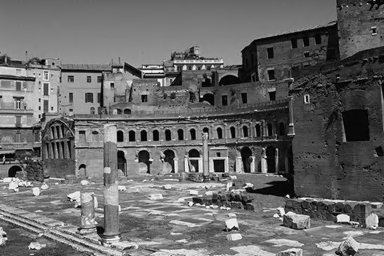
#> input picture Homework1/22.png, 384 x 256 px, found by its file name
$ python DFT.py
#> lines starting #> are read from the running program, lines starting #| are printed output that depends on the picture; after the words box and inside, x2 and y2 are one past the last pixel; in counts of white or black regions, pixels touching at a corner belong together
import numpy as np
from PIL import Image
import matplotlib.pyplot as plt

def divide(tar_matrix, size):
    for i in range(tar_matrix.shape[0]):
        for j in range(tar_matrix.shape[1]):
            tar_matrix[i][j] = np.floor(tar_matrix[i][j]/(size**2))
    return tar_matrix

def filter2d_freq(sourceImage, filter):
    M = sourceImage.shape[0]
    N = sourceImage.shape[1]
    P = 2*M
    Q = 2*N

    # padding sourceImage and centralization
    padding_image_matrix = np.zeros((P, Q), dtype=int)
    padding_image_matrix[0:M, 0:N] = sourceImage
    for i in range(P):
        for j in range(Q):
            padding_image_matrix[i][j] = padding_image_matrix[i][j]*(-1)**(i+j)

    # padding filter and centralization
    padding_filter_matrix = np.zeros((P, Q), dtype=int)
    padding_filter_matrix[0:filter.shape[0], 0:filter.shape[1]] = filter
    for i in range(P):
        for j in range(Q):
            padding_filter_matrix[i][j] = padding_filter_matrix[i][j]*(-1)**(i+j)

    dft_image_matrix = dft2d(padding_image_matrix, 0)
    dft_filter_matrix = dft2d(padding_filter_matrix, 0)
    ret_freq_matrix = dft_image_matrix*dft_filter_matrix

    temp = dft2d(ret_freq_matrix, 1)

    for i in range(P):
        for j in range(Q):
            temp[i][j] = temp[i][j]*(-1)**(i+j)

    result = np.array((M, N), dtype=int)
    result = temp[0:M, 0:N]

    return result

def visible(dft_matrix):
    height = dft_matrix.shape[0]
    width = dft_matrix.shape[1]
    pattern = np.zeros((height, width), dtype=int)
    for x in range(dft_matrix.shape[0]):
        for y in range(dft_matrix.shape[1]):
            pattern[x][y] = np.floor(np.sqrt(dft_matrix[x][y].real**2 + dft_matrix[x][y].imag**2))
            # log transform using ret = 1 + log(|F(u, v)|)
            pattern[x][y] = 1 + np.log(pattern[x][y])

    # calibration using ret = K*(f-f_min)/(f_max-f_min) with K is the grey level maximun
    pattern_min = pattern.min()
    pattern_max = pattern.max()
    f_max = pattern_max-pattern_min
    ret = np.zeros((pattern.shape[0], pattern.shape[1]), dtype=int)
    for x in range(pattern.shape[0]):
        for y in range(pattern.shape[1]):
            ret[x][y] = np.floor(255*((pattern[x][y]-pattern_min)/f_max))

    return ret


def dft_matrix(N, flags):
    i, j = np.meshgrid(np.arange(N), np.arange(N))
    if flags is 0:
        omega = np.exp(-2*1J*np.pi/N)
    elif flags is 1:
        omega = np.exp(2*1J*np.pi/N)
    ret = np.power(omega, i*j)
    return ret

def dft2d(sourceImage, flags):
    height = sourceImage.shape[0]
    width = sourceImage.shape[1]

    # dft
    if flags is 0:
        output = np.zeros((height, width), dtype=complex)
        # centralization
        shift_image =  np.zeros((height, width), dtype=int)
        for x in range(height):
            for y in range(width):
                shift_image[x][y] = sourceImage[x][y] * (-1)**(x+y)
        output = dft_matrix(height, 0).dot(shift_image).dot(dft_matrix(width, 0))

    # idft
    elif flags is 1:
        output = np.zeros((height, width), dtype=int)
        calculate_matrix = np.zeros((height, width), dtype=complex)
        calculate_matrix = dft_matrix(height, 1).dot(sourceImage).dot(dft_matrix(width, 1))
        for x in range(height):
            for y in range(width):
                output[x][y] = np.floor(calculate_matrix[x][y].real*(-1)**(x+y)/(height*width))

    return output


def start():
    sourceImage = np.array(Image.open('22.png'))
#> sourceImage is the input picture: shape (256, 384); min 0, max 255, mean 104.5

    # DFT
    dft_matrix = dft2d(sourceImage, 0)
#> after the loop in dft2d, `for x in range(height):`:
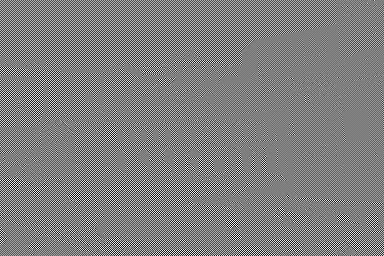
#> shift_image: shape (256, 384) int64; min -253, max 255, mean 0; drawn with min black and max white
    visible_dft_matrix = visible(dft_matrix)
#> after the loop in visible, `for x in range(dft_matrix.shape[0]):`:
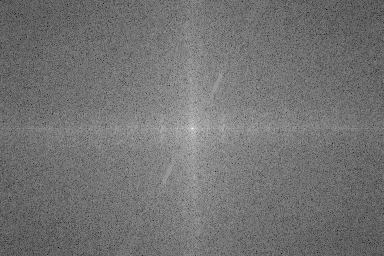
#> pattern: shape (256, 384) int64; min 2, max 17, mean 8.75; drawn with min black and max white
#> in visible, `pattern_min = pattern.min()`: pattern_min = 2
#> in visible, `pattern_max = pattern.max()`: pattern_max = 17
#> in visible, `f_max = pattern_max-pattern_min`: f_max = 15

    # IDFT
    idft_matrix = dft2d(dft_matrix, 1)

    plt.subplot(131)
    plt.title('Original Image')
    plt.imshow(sourceImage, cmap='gray')

    plt.subplot(132)
    plt.title('freq Image after visualization')
    plt.imshow(visible_dft_matrix, cmap='gray')

    plt.subplot(133)
    plt.title('recover from freq using IDFT')
    plt.imshow(idft_matrix, cmap='gray')
    plt.show()

    # Filtering
    smooth3_matrix = divide(filter2d_freq(sourceImage, np.ones((3, 3), dtype=int)), 3)
#> after the loop in filter2d_freq, `for i in range(P):`:
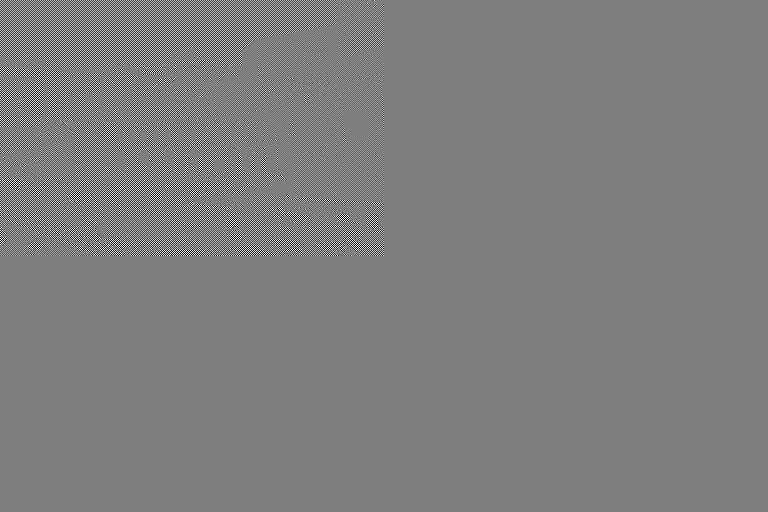
#> padding_image_matrix: shape (512, 768) int64; min -253, max 255, mean 0; drawn with min black and max white
#> in filter2d_freq, `padding_filter_matrix[0:filter.shape[0], 0:filter.shape[1]] = filter`:
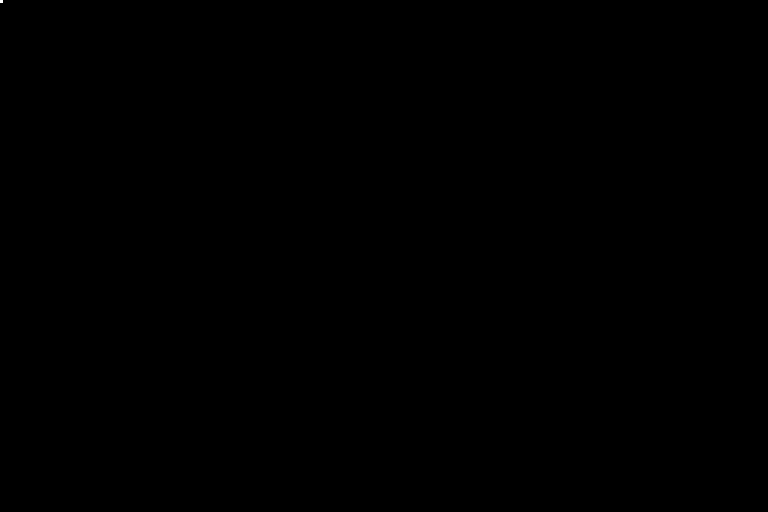
#> padding_filter_matrix: shape (512, 768) int64; values 0 (black) and 1 (white), 0% white; 1 white region (1 under 20 px)
#> after the loop in filter2d_freq, `for i in range(P):`: padding_filter_matrix: shape (512, 768) int64; 3 distinct labels, from -1 to 1
    smooth7_matrix = divide(filter2d_freq(sourceImage, np.ones((7, 7), dtype=int)), 7)
#> in filter2d_freq (call 2), `padding_filter_matrix[0:filter.shape[0], 0:filter.shape[1]] = filter`: padding_filter_matrix: shape (512, 768) int64; values 0 (black) and 1 (white), 0.01% white; 1 white region, box (x1, y1, x2, y2) and area: (0, 0, 7, 7) 49
#> after the loop in filter2d_freq (call 2), `for i in range(P):`: padding_filter_matrix: shape (512, 768) int64; 3 distinct labels, from -1 to 1
    smooth11_matrix = divide(filter2d_freq(sourceImage, np.ones((11, 11), dtype=int)), 11)
#> in filter2d_freq (call 3), `padding_filter_matrix[0:filter.shape[0], 0:filter.shape[1]] = filter`: padding_filter_matrix: shape (512, 768) int64; values 0 (black) and 1 (white), 0.03% white; 1 white region, box (x1, y1, x2, y2) and area: (0, 0, 11, 11) 121
#> after the loop in filter2d_freq (call 3), `for i in range(P):`: padding_filter_matrix: shape (512, 768) int64; 3 distinct labels, from -1 to 1
#> after the loop in filter2d_freq (call 3), `for i in range(P):`:
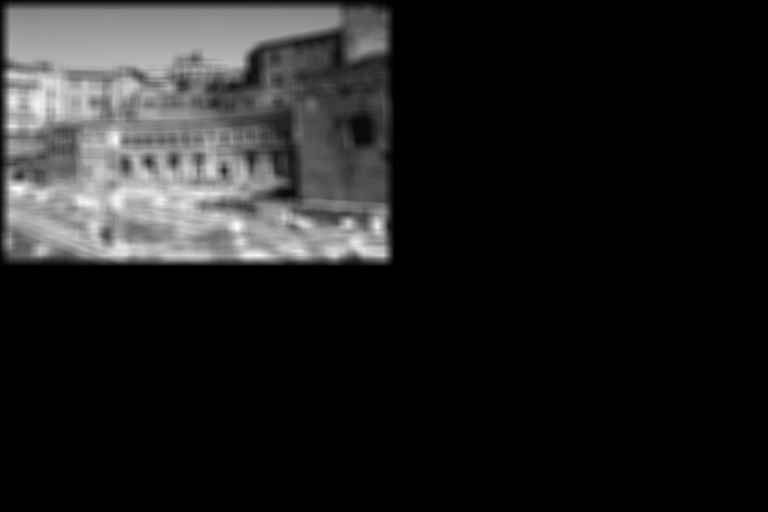
#> temp: shape (512, 768) int64; min -1, max 24658, mean 3160.5; drawn with min black and max white
#> call 3 of divide, with size = 11
#> after the loop in divide (call 3), `for i in range(tar_matrix.shape[0]):`:
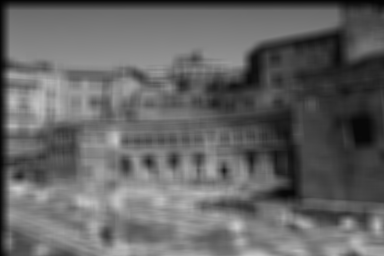
#> tar_matrix: shape (256, 384) int64; min 0, max 203, mean 100.4
    Laplace_matrix = sourceImage - filter2d_freq(sourceImage, np.array([[0, 1, 0], [1, -4, 1], [0, 1, 0]], dtype=int))
#> after the loop in filter2d_freq (call 4), `for i in range(P):`: padding_filter_matrix: shape (512, 768) int64; min -4, max 0, mean -2.03e-05

    for i in range(Laplace_matrix.shape[0]):
        for j in range(Laplace_matrix.shape[1]):
            if Laplace_matrix[i][j] < 0:
                Laplace_matrix[i][j] = 0
            elif Laplace_matrix[i][j] > 255:
                Laplace_matrix[i][j] = 255
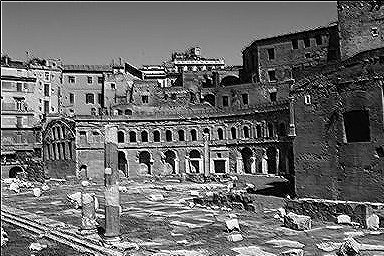
#> Laplace_matrix: shape (256, 384) int64; min 0, max 255, mean 106.1

    plt.subplot(221)
    plt.title('Soomthing-3*3Filter')
    plt.imshow(smooth3_matrix, cmap='gray')

    plt.subplot(222)
    plt.title('Smoothing-7*7Filter')
    plt.imshow(smooth7_matrix, cmap='gray')

    plt.subplot(223)
    plt.title('Soomthing-11*11Filter')
    plt.imshow(smooth11_matrix, cmap='gray')

    plt.subplot(224)
    plt.title('Laplace-Filter')
    plt.imshow(Laplace_matrix, cmap='gray')
    plt.show()

if __name__ == '__main__':
    start()
